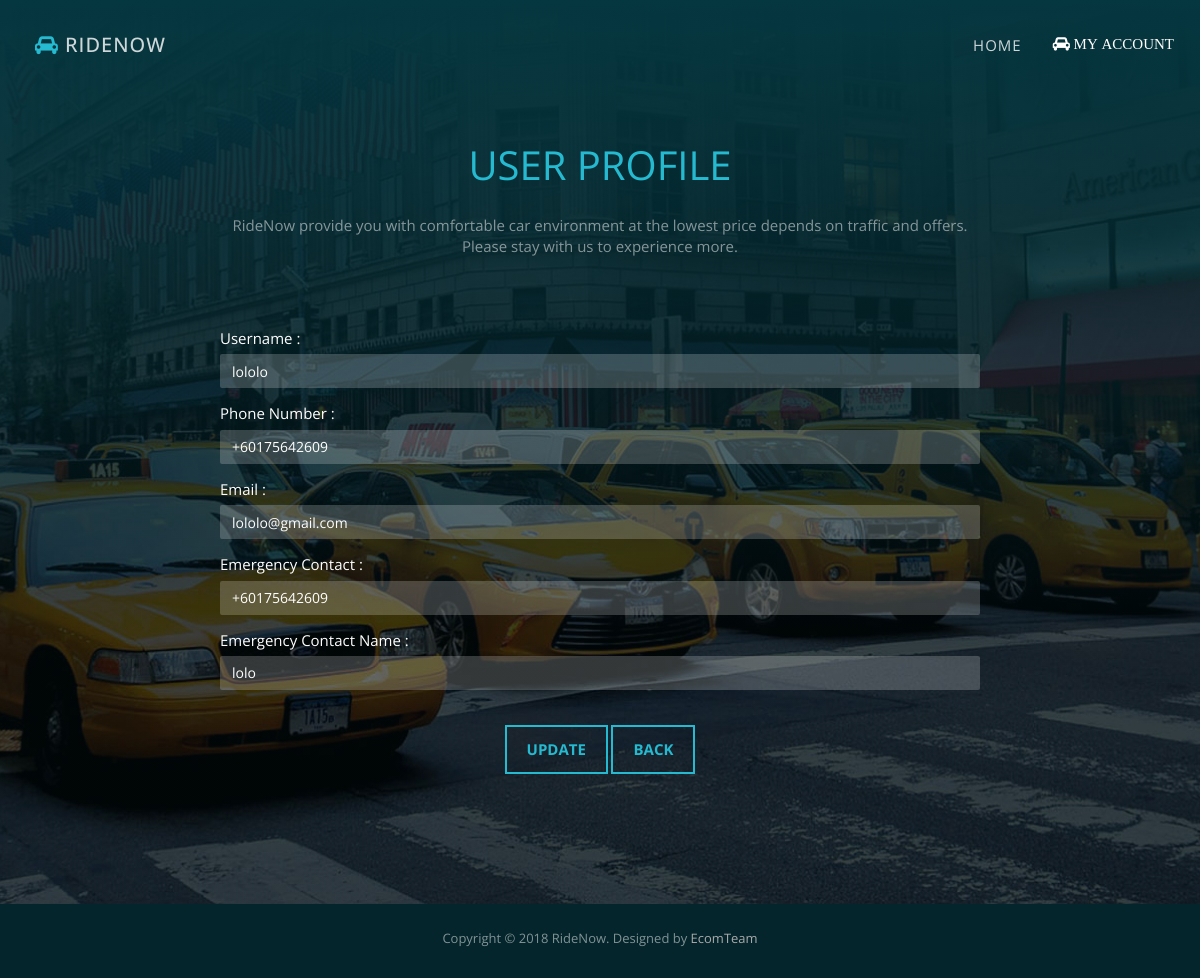
/userProfile.php (signed in), run on an earlier commit of the app's database.
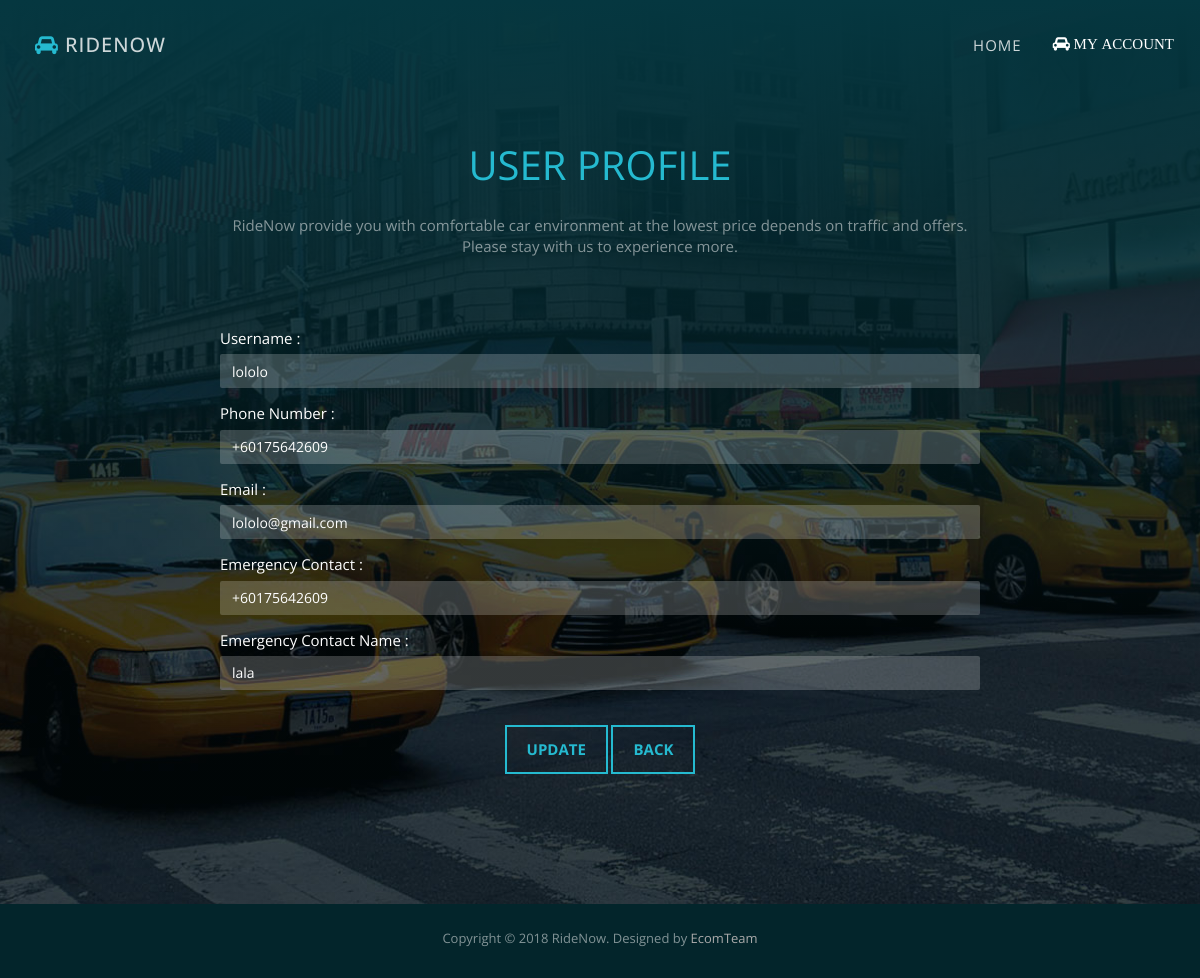
And on a later commit of the database.
### tables this page shows
CREATE TABLE `user` (
  `userID` int(11) NOT NULL,
  `username` varchar(50) NOT NULL,
  `phone` varchar(50) NOT NULL,
  `email` varchar(50) NOT NULL,
  `password` varchar(100) NOT NULL,
  `emergencyPhone` varchar(15) NOT NULL,
  `emergencyName` varchar(50) NOT NULL,
  `paymentMethod` varchar(10) NOT NULL DEFAULT 'cash'
);

### userProfile.php (the view, shortened to what this page needs)
<?php
$conn = OpenCon();
$phone = $_SESSION['loginUser'];
$get_userinfo= "select * from user where phone = '$phone'";
    $run_getuser = mysqli_query($conn,$get_userinfo);
  $result = mysqli_fetch_array($run_getuser);
?>
<!DOCTYPE html>
<html lang="en">
<head>
<link rel="stylesheet" type="text/css"  href="css/bootstrap.css">
<link rel="stylesheet" type="text/css" href="fonts/font-awesome/css/font-awesome.css">
<link rel="stylesheet" type="text/css"  href="css/style.css">
<link rel="stylesheet" type="text/css" href="css/prettyPhoto.css">
</head>
<body id="page-top" data-spy="scroll" data-target=".navbar-fixed-top">
<nav id="menu" class="navbar navbar-default navbar-fixed-top">
  <div class="container">
    <div class="navbar-header">
      <a class="navbar-brand page-scroll" href="index.php"><i class="fa fa-car"></i> RideNow</a> </div>
    <div class="collapse navbar-collapse" id="bs-example-navbar-collapse-1">
      <ul class="nav navbar-nav navbar-right">
        <li><a href="index.php" class="page-scroll" style="font-size: 15px ;">Home</a></li>
        <li>
          <?php
          if(isset($_SESSION['loginUser'])) {
            echo "
            <div class=\"dropdown \" style=\"float:right;\">
              <button class=\"dropbtn page-scroll fa fa-car\" style=\"font-size: 15px ;\"> MY ACCOUNT</button>
              <div class=\"dropdown-content\">
                <a href=\"bookCar.php\">Book Now</a>
                <a href=\"userProfile.php\">My Profile</a>
                <a href=\"payment.php\">Payment</a>
                <a href=\"logout.php\">Logout</a>
              </div>
            </div>
          ";
          }else
          echo "
            <a class=\"page-scroll fa fa-car\" style=\"font-size: 15px ;\" href=\"login.php\">Login</a>
          ";
          ?>
          </li>
      </ul>
    </div>
  </div>
</nav>
<div id="contact" class="text-center">
  <div class="overlay">
    <div class="container">
      <div class="col-md-8 col-md-offset-2 section-title">
        <h2>User Profile</h2>
        <p>RideNow provide you with comfortable car environment at the lowest price depends on traffic and offers. Please stay with us to experience more.</p>
      </div>
       <form action = "userProfile.php" method = "post">
      <div class="col-md-8 col-md-offset-2">
          <div class="row">
              <div class="form-group">
                <label style="font-size: 15px ; color: #fff;">Username :</label>
                <input type="text" name="username" value="<?php echo $result['username'];?>" class="form-control">
              </div>
              <div class="form-group">
                <label style="font-size: 15px ; color: #fff;">Phone Number :</label>
                <input type="text" name="phone" value="<?php echo $result['phone'];?>" class="form-control">
              </div>
              <div class="form-group">
                <label style="font-size: 15px ; color: #fff;">Email :</label>
                <input type="email" name="email" value="<?php echo $result['email'];?>" class="form-control">
              </div>
              <div class="form-group">
                <label style="font-size: 15px ; color: #fff;">Emergency Contact :</label>
                <input type="text" name="emerPhone" value="<?php echo $result['emergencyPhone'];?>" class="form-control">
              </div>
              <div class="form-group">
                <label style="font-size: 15px ; color: #fff;">Emergency Contact Name :</label>
                <input type="text" name="emerName" value="<?php echo $result['emergencyName']; ?>" class="form-control">
              </div>
          </div>
          <input type="submit" name="update_profile" class="btn btn-default" value="Update">
          <input type="button" name="back" class="btn btn-default" value="Back" onClick="document.location.href='bookCar.php'">
      </div>
    </form>
    </div>
  </div>
</div>
<div id="footer">
  <div class="container text-center">
    <div class="fnav">
      <p>Copyright &copy; 2018 RideNow. Designed by<a href="" rel="nofollow"> EcomTeam</a></p>
    </div>
  </div>
</div>
</body>
</html>

What changed in the data, as far as the page shows it:
changed user "lololo": emerName "lolo" → "lala"
